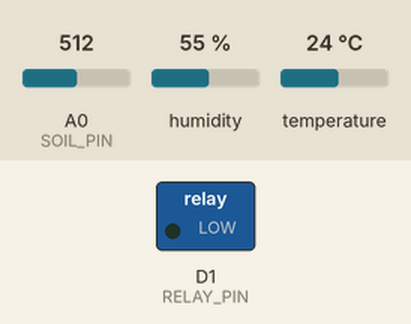
This sketch was run on a simulated ESP8266 (NodeMCU). On the bench: switched loads named in the sketch (green lamp = pin HIGH). The test bench sets the inputs (shaded band); at power-on: A0 (SOIL_PIN) = 512, humidity 55 %, temperature 24 °C. WiFi joins after 1.5 s; servers stay silent unless stated; no MQTT or app messages arrive unless stated; what the sketch prints to the serial monitor is not drawn.

Above: at 2.7 s.
2.8 s: A0 (SOIL_PIN) set to 791
11.5 s: A0 (SOIL_PIN) set to 811
At 12.4 s:
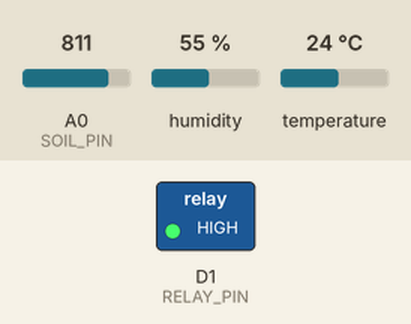
18.1 s: A0 (SOIL_PIN) set to 770
19.6 s: A0 (SOIL_PIN) set to 748
At 20.5 s:
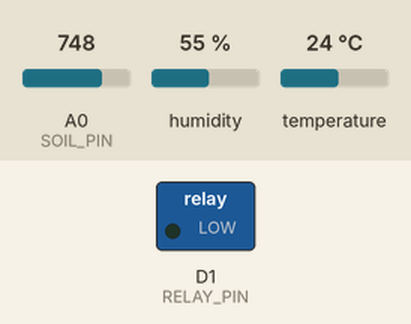
Timing chart, 0 to 22.2 s (numbered marks = the images above; inputs shaded):
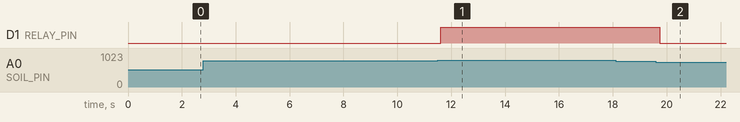

The sketch:

project2_final.ino
```cpp
#include <ESP8266WiFi.h>
#include <WiFiClientSecure.h>
#include <PubSubClient.h>
#include <DHT.h>

// --- CẤU HÌNH WIFI & MQTT ---
const char *ssid = "MIGHTZZ";
const char *password = "tu1den10";
const char *mqtt_server = "dff8f7471d7745a6907092c74b9267e6.s1.eu.hivemq.cloud";
const int mqtt_port = 8883;
const char *mqtt_user = "Project220251";
const char *mqtt_pass = "Project220251";

WiFiClientSecure espClient;
PubSubClient client(espClient);

// --- CẤU HÌNH CHÂN ---
#define SOIL_PIN A0
#define RELAY_PIN D1
#define DHTPIN D2
#define DHTTYPE DHT22

// RELAY_ON là HIGH (Bật), RELAY_OFF là LOW (Tắt)
#define RELAY_ON HIGH
#define RELAY_OFF LOW

DHT dht(DHTPIN, DHTTYPE);

// --- CẤU HÌNH NGƯỠNG BƠM ---
int DRY = 1023;
int WET = 300;
const int START = 30;
const int STOP = 35;

bool isAuto = true;
bool active = false;
bool manual = false;
unsigned long lastPublish = 0;
const unsigned long publishInterval = 5000;

// Biến cho non-blocking reconnect
unsigned long lastReconnectAttempt = 0;

String clientId;

void callback(char *topic, byte *payload, unsigned int length)
{
  String message = "";
  for (int i = 0; i < length; i++)
    message += (char)payload[i];
  Serial.print("Nhan lenh: ");
  Serial.println(message);

  if (String(topic) == "iot/cmd/mode")
  {
    if (message == "AUTO")
      isAuto = true;
    else if (message == "MANUAL")
    {
      isAuto = false;
      manual = active;
    }
  }
  if (String(topic) == "iot/cmd/pump" && !isAuto)
  {
    if (message == "ON")
      manual = true;
    else if (message == "OFF")
      manual = false;
  }
}

void setup_wifi()
{
  delay(10);
  Serial.print("Dang ket noi WiFi: ");
  Serial.println(ssid);
  WiFi.begin(ssid, password);

  // Chỉ chờ tối đa 20 lần (10s) rồi bỏ qua để vào loop chạy bơm
  int retries = 0;
  while (WiFi.status() != WL_CONNECTED && retries < 20)
  {
    delay(500);
    Serial.print(".");
    retries++;
  }
  if (WiFi.status() == WL_CONNECTED)
  {
    Serial.println("\nWiFi connected");
  }
  else
  {
    Serial.println("\nWiFi mat ket noi! Che do Offline.");
  }
}

// Hàm kết nối lại KHÔNG CHẶN (Non-blocking)
void reconnect()
{
  if (client.connected())
    return;

  unsigned long now = millis();
  if (now - lastReconnectAttempt > 5000)
  {
    lastReconnectAttempt = now;
    Serial.print("Dang thu ket noi MQTT...");
    if (client.connect(clientId.c_str(), mqtt_user, mqtt_pass))
    {
      Serial.println("THANH CONG!");
      client.subscribe("iot/cmd/mode");
      client.subscribe("iot/cmd/pump");
    }
    else
    {
      Serial.print("THAT BAI, rc=");
      Serial.print(client.state());
    }
  }
}

int readSoilPercent()
{
  long total = 0;
  for (int i = 0; i < 10; i++)
  {
    total += analogRead(SOIL_PIN);
    delay(10);
  }
  int avg = total / 10;
  int pct = map(avg, DRY, WET, 0, 100);
  return constrain(pct, 0, 100);
}

void setup()
{
  Serial.begin(115200);
  pinMode(RELAY_PIN, OUTPUT);

  // Khi khởi động, đảm bảo tắt bơm ngay lập tức
  digitalWrite(RELAY_PIN, RELAY_OFF);

  dht.begin();

  clientId = "ESPSoil-" + String(ESP.getChipId(), HEX);
  setup_wifi();

  espClient.setInsecure();
  espClient.setBufferSizes(512, 512);

  client.setServer(mqtt_server, mqtt_port);
  client.setCallback(callback);
}

// Thêm 2 biến toàn cục để lưu giá trị cũ (đặt trên đầu file, dưới các biến khác)
float lastTemp = 0;
float lastHum = 0;

void loop()
{
  // 1. Logic mạng
  if (WiFi.status() == WL_CONNECTED)
  {
    if (!client.connected())
      reconnect();
    else
      client.loop();
  }

  // 2. Logic Bơm
  int soilPct = readSoilPercent();

  if (isAuto)
  {
    if (soilPct < START)
      active = true;
    else if (soilPct > STOP)
      active = false;
  }
  else
  {
    active = manual;
  }

  digitalWrite(RELAY_PIN, active ? RELAY_ON : RELAY_OFF);

  // 3. Gửi dữ liệu
  unsigned long now = millis();
  if (now - lastPublish >= publishInterval)
  {
    lastPublish = now;

    float h = dht.readHumidity();
    float t = dht.readTemperature();

    // --- KHẮC PHỤC LỖI MẤT DỮ LIỆU KHI BƠM CHẠY ---
    if (isnan(h) || isnan(t))
    {
      h = lastHum; // Lấy lại giá trị cũ
      t = lastTemp;
    }
    else
    {
      // Nếu đọc tốt, cập nhật giá trị mới
      lastHum = h;
      lastTemp = t;
    }

    // Chỉ gửi nếu dữ liệu hợp lệ (khác 0)
    if (lastHum != 0 && lastTemp != 0 && client.connected())
    {
      char buf[10];
      sprintf(buf, "%d", soilPct);
      client.publish("iot/soil", buf);
      sprintf(buf, "%.1f", t);
      client.publish("iot/temp", buf);
      sprintf(buf, "%.1f", h);
      client.publish("iot/hum", buf);
      client.publish("iot/pump", active ? "ON" : "OFF");
      client.publish("iot/mode", isAuto ? "AUTO" : "MANUAL");

      Serial.printf("Soil: %d%% | Temp: %.1fC | Pump: %s\n", soilPct, t, active ? "ON" : "OFF");
    }
  }
}
```

Measured:
- the behaviour switches between 802 and 803 on A0 (SOIL_PIN) (found by bisection; images 0 and 1)
- the behaviour switches between 760 and 759 on A0 (SOIL_PIN) (found by bisection; images 1 and 2)
- after the input at 2.8 s, every drawn part: stays the same
- after the input at 11.5 s, D1 (RELAY_PIN): LOW → HIGH after 0.11 s
- after the input at 18.1 s, every drawn part: stays the same
- after the input at 19.6 s, D1 (RELAY_PIN): HIGH → LOW after 0.14 s
